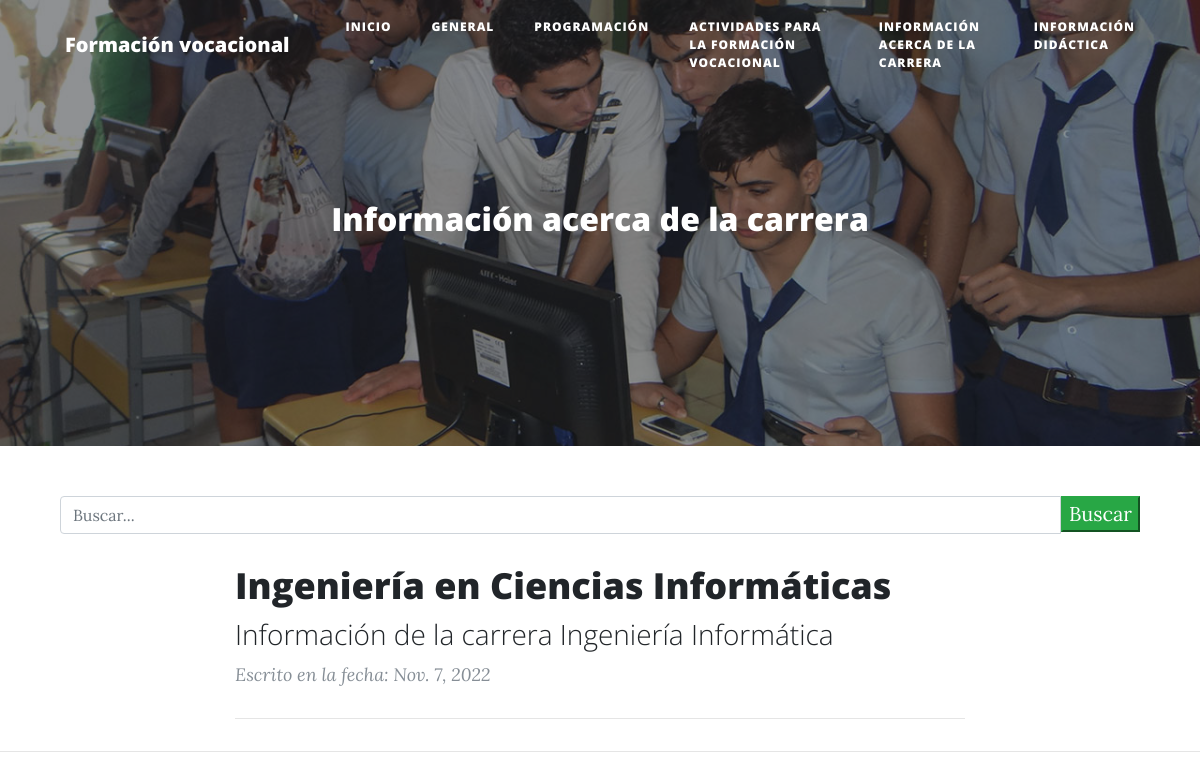
Screenshot of /info_carrera/ with the database file from the repository.
### aplicaciones/blog/models.py (models this page shows, shortened)
class Post(models.Model):
    id = models.AutoField(primary_key=True)
    titulo = models.CharField(max_length=90, blank=False, null=False, verbose_name='Titulo')
    slug = models.CharField(max_length=100, blank=False, null=False, verbose_name='Slugs')
    descripcion = models.CharField(max_length=100, blank=False, null=False, verbose_name='Descripción')
    contenido = RichTextField(verbose_name='Contenido')
    imagen = models.URLField(max_length=9999999 ,blank=False, null=False)
    autor = models.ForeignKey(Autor, on_delete=models.CASCADE)
    categoria = models.ForeignKey(Categoria, on_delete=models.CASCADE)
    estado = models.BooleanField(default=True ,verbose_name='Publicado/No Publicado')
    fecha_creacion = models.DateField(auto_now=False, auto_now_add=True, verbose_name='Fecha de creación')
    class Meta:
        verbose_name = 'Post'
        verbose_name_plural = 'Posts'

### aplicaciones/blog/views.py (the view)
# urls.py: path('info_carrera/', info_carrera, name='info_carrera'),
def info_carrera(request):
    posts = Post.objects.filter(
        estado=True,
        categoria=Categoria.objects.get(nombre='Información acerca de la carrera'))
    return render(request, 'info_carrera.html', {'posts': posts})

### Templates/info_carrera.html (shortened to what this page needs)
{% extends 'index.html' %}
{% load staticfiles %}
{% block imagen %}
    {% static 'img/info_carrera.jpg' %}
{% endblock imagen %}
{% block titulo_principal %}
    Información acerca de la carrera
{% endblock titulo_principal %}

### Templates/index.html (shortened to what this page needs)
{% load staticfiles %}
<!DOCTYPE html>
<html lang="es">
<head>
    <link href="{% static 'vendor/bootstrap/css/bootstrap.min.css' %}" rel="stylesheet">
    <link href="{% static 'vendor/fontawesome-free/css/all.min.css' %}" rel="stylesheet" type="text/css">
    <link href="{% static 'css/clean-blog.min.css' %}" rel="stylesheet">
</head>
<body>
<nav class="navbar navbar-expand-lg navbar-light fixed-top" id="mainNav">
    <div class="container">
        <a class="navbar-brand" href="{% url 'blog:index' %}">Formación vocacional</a>
        <div class="collapse navbar-collapse" id="navbarResponsive">
            <ul class="navbar-nav ml-auto">
                <li class="nav-item">
                    <a class="nav-link" href="{% url 'blog:index' %}">Inicio</a>
                </li>
                <li class="nav-item">
                    <a class="nav-link" href="{% url 'blog:generales' %}">General</a>
                </li>
                <li class="nav-item">
                    <a class="nav-link" href="{% url 'blog:programacion' %}">Programación</a>
                </li>
                <li class="nav-item">
                    <a class="nav-link" href="{% url 'blog:actividades_formacion' %}">Actividades para la Formación Vocacional</a>
                </li>
                <li class="nav-item">
                    <a class="nav-link" href="{% url 'blog:info_carrera' %}">Información acerca de la carrera</a>
                </li>
                <li class="nav-item">
                    <a class="nav-link" href="{% url 'blog:informacion_didactica' %}">Información Didáctica</a>
                </li>
            </ul>
        </div>
    </div>
</nav>
<header class="masthead"
        style="background-image: url({% block imagen %}{% static 'img/home-bg.jpg' %}{% endblock imagen %})">
    <div class="overlay"></div>
    <div class="container">
        <div class="row">
            <div class="col-lg-8 col-md-10 mx-auto">
                <div class="site-heading">
                    <h2>{% block titulo_principal %}Blog de Formación Vocacional{% endblock titulo_principal %}</h2>
                </div>
            </div>
        </div>
    </div>
</header>
{% block barra_busqueda %}
    <div class="container">
        <div class="row">
            <div class="col-md-12 search">
                <form method="get">
                    <div id="custom-search-input">
                        <div class="input-group col-md-12">
                            <input type="text" class="form-control" placeholder="Buscar..." id="name" name="buscar"
                                   value="{{ request.GET.buscar }}">
                            <span class="input-group-list">
                                <button type="submit" class="button btn-success">Buscar</button>
                            </span>
                        </div>
                    </div>
                </form>
            </div>
        </div>
    </div>
{% endblock barra_busqueda %}
<div class="container">
    <div class="row">
        <div class="col-lg-8 col-md-10 mx-auto">
            {% block contenido %}
                {% if posts %}
                    {% for post in posts %}
                        <div class="post-preview">
                            <a href="{% url 'blog:detalle_post' post.slug %}">
                                <h2 class="post-title">
                                    {{ post.titulo }}
                                </h2>
                                <h3 class="post-subtitle">
                                    {{ post.descripcion }}
                                </h3>
                            </a>
                            <p class="post-meta">Escrito en la fecha: {{ post.fecha_creacion }}</p>
                        </div>
                        <hr>
                    {% endfor %}
                {% else %}
                    <h2>No existe Post registrados</h2>
                {% endif %}
            {% endblock contenido %}
        </div>
    </div>
</div>
<hr>
</body>
</html>

### rows the page displays
Post: titulo "Ingeniería en Ciencias Informáticas", descripcion "Información de la carrera Ingeniería Informática", fecha_creacion "Nov. 7, 2022"
